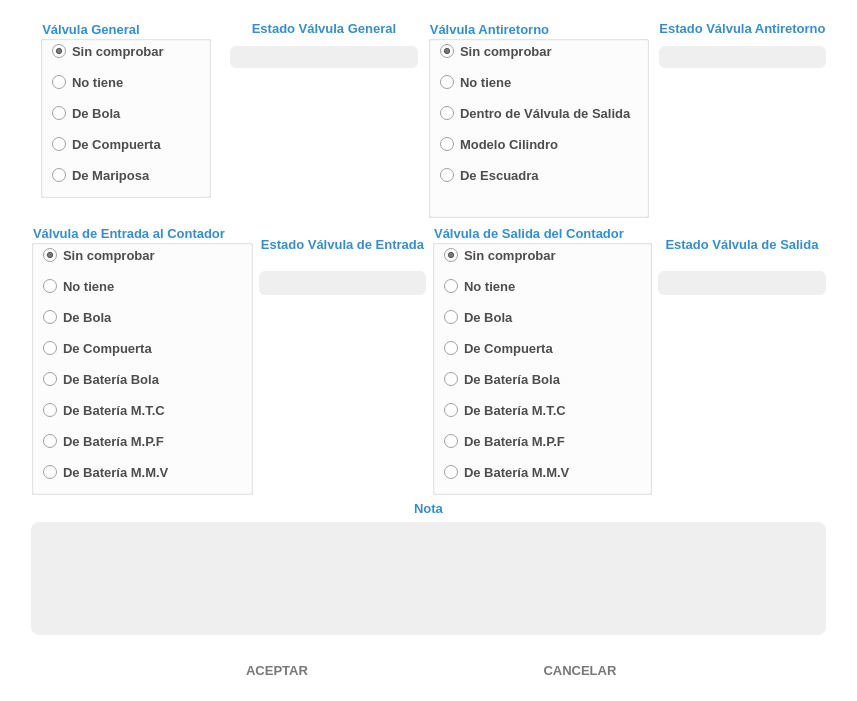
<?xml version="1.0" encoding="UTF-8"?>
<ui version="4.0">
 <class>Seccion_Estado_de_las_Valvulas</class>
 <widget class="QWidget" name="Seccion_Estado_de_las_Valvulas">
  <property name="geometry">
   <rect>
    <x>0</x>
    <y>0</y>
    <width>857</width>
    <height>701</height>
   </rect>
  </property>
  <property name="palette">
   <palette>
    <active>
     <colorrole role="Base">
      <brush brushstyle="SolidPattern">
       <color alpha="255">
        <red>46</red>
        <green>47</green>
        <blue>48</blue>
       </color>
      </brush>
     </colorrole>
     <colorrole role="Window">
      <brush brushstyle="SolidPattern">
       <color alpha="255">
        <red>255</red>
        <green>255</green>
        <blue>255</blue>
       </color>
      </brush>
     </colorrole>
    </active>
    <inactive>
     <colorrole role="Base">
      <brush brushstyle="SolidPattern">
       <color alpha="255">
        <red>46</red>
        <green>47</green>
        <blue>48</blue>
       </color>
      </brush>
     </colorrole>
     <colorrole role="Window">
      <brush brushstyle="SolidPattern">
       <color alpha="255">
        <red>255</red>
        <green>255</green>
        <blue>255</blue>
       </color>
      </brush>
     </colorrole>
    </inactive>
    <disabled>
     <colorrole role="Base">
      <brush brushstyle="SolidPattern">
       <color alpha="255">
        <red>255</red>
        <green>255</green>
        <blue>255</blue>
       </color>
      </brush>
     </colorrole>
     <colorrole role="Window">
      <brush brushstyle="SolidPattern">
       <color alpha="255">
        <red>255</red>
        <green>255</green>
        <blue>255</blue>
       </color>
      </brush>
     </colorrole>
    </disabled>
   </palette>
  </property>
  <property name="windowTitle">
   <string>Form</string>
  </property>
  <layout class="QVBoxLayout" name="verticalLayout_6">
   <item>
    <widget class="QWidget" name="w_seccion_5" native="true">
     <property name="font">
      <font>
       <family>Segoe UI</family>
       <pointsize>12</pointsize>
       <weight>75</weight>
       <bold>true</bold>
      </font>
     </property>
     <property name="styleSheet">
      <string notr="true">color: rgb(77, 77, 77);</string>
     </property>
     <layout class="QVBoxLayout" name="verticalLayout_5">
      <property name="leftMargin">
       <number>20</number>
      </property>
      <property name="rightMargin">
       <number>20</number>
      </property>
      <item>
       <layout class="QHBoxLayout" name="horizontalLayout_28">
        <property name="spacing">
         <number>10</number>
        </property>
        <item>
         <layout class="QHBoxLayout" name="horizontalLayout_4">
          <item>
           <widget class="QWidget" name="widget_llaves_de_puertas" native="true">
            <layout class="QVBoxLayout" name="verticalLayout_55">
             <property name="topMargin">
              <number>0</number>
             </property>
             <property name="bottomMargin">
              <number>20</number>
             </property>
             <item>
              <widget class="QGroupBox" name="groupBox_general">
               <property name="font">
                <font>
                 <family>Segoe UI</family>
                 <pointsize>10</pointsize>
                 <weight>75</weight>
                 <bold>true</bold>
                </font>
               </property>
               <property name="styleSheet">
                <string notr="true">color: rgb(54, 141, 206);</string>
               </property>
               <property name="title">
                <string>Válvula General</string>
               </property>
               <layout class="QVBoxLayout" name="verticalLayout">
                <property name="spacing">
                 <number>10</number>
                </property>
                <property name="topMargin">
                 <number>0</number>
                </property>
                <item>
                 <widget class="QRadioButton" name="rb_general_sin_comprobar">
                  <property name="font">
                   <font>
                    <family>Segoe UI</family>
                    <pointsize>10</pointsize>
                    <weight>75</weight>
                    <bold>true</bold>
                   </font>
                  </property>
                  <property name="styleSheet">
                   <string notr="true">color: rgb(77,77,77);</string>
                  </property>
                  <property name="text">
                   <string>Sin comprobar</string>
                  </property>
                  <property name="checked">
                   <bool>true</bool>
                  </property>
                 </widget>
                </item>
                <item>
                 <widget class="QRadioButton" name="rb_general_no_tiene">
                  <property name="font">
                   <font>
                    <family>Segoe UI</family>
                    <pointsize>10</pointsize>
                    <weight>75</weight>
                    <bold>true</bold>
                   </font>
                  </property>
                  <property name="styleSheet">
                   <string notr="true">color: rgb(77,77,77);</string>
                  </property>
                  <property name="text">
                   <string>No tiene</string>
                  </property>
                 </widget>
                </item>
                <item>
                 <widget class="QRadioButton" name="rb_general_de_bola">
                  <property name="font">
                   <font>
                    <family>Segoe UI</family>
                    <pointsize>10</pointsize>
                    <weight>75</weight>
                    <bold>true</bold>
                   </font>
                  </property>
                  <property name="styleSheet">
                   <string notr="true">color: rgb(77,77,77);</string>
                  </property>
                  <property name="text">
                   <string>De Bola</string>
                  </property>
                 </widget>
                </item>
                <item>
                 <widget class="QRadioButton" name="rb_general_de_compuerta">
                  <property name="font">
                   <font>
                    <family>Segoe UI</family>
                    <pointsize>10</pointsize>
                    <weight>75</weight>
                    <bold>true</bold>
                   </font>
                  </property>
                  <property name="styleSheet">
                   <string notr="true">color: rgb(77,77,77);</string>
                  </property>
                  <property name="text">
                   <string>De Compuerta</string>
                  </property>
                 </widget>
                </item>
                <item>
                 <widget class="QRadioButton" name="rb_general_de_mariposa">
                  <property name="font">
                   <font>
                    <family>Segoe UI</family>
                    <pointsize>10</pointsize>
                    <weight>75</weight>
                    <bold>true</bold>
                   </font>
                  </property>
                  <property name="styleSheet">
                   <string notr="true">color: rgb(77,77,77);</string>
                  </property>
                  <property name="text">
                   <string>De Mariposa</string>
                  </property>
                 </widget>
                </item>
               </layout>
              </widget>
             </item>
             <item>
              <spacer name="verticalSpacer">
               <property name="orientation">
                <enum>Qt::Vertical</enum>
               </property>
               <property name="sizeHint" stdset="0">
                <size>
                 <width>20</width>
                 <height>40</height>
                </size>
               </property>
              </spacer>
             </item>
            </layout>
           </widget>
          </item>
          <item>
           <layout class="QVBoxLayout" name="verticalLayout_62">
            <property name="topMargin">
             <number>0</number>
            </property>
            <property name="bottomMargin">
             <number>150</number>
            </property>
            <item>
             <widget class="QLabel" name="lb_estado_general">
              <property name="font">
               <font>
                <family>Segoe UI</family>
                <pointsize>10</pointsize>
                <weight>75</weight>
                <bold>true</bold>
               </font>
              </property>
              <property name="styleSheet">
               <string notr="true">color: rgb(54, 141, 206);</string>
              </property>
              <property name="text">
               <string>Estado Válvula General</string>
              </property>
              <property name="alignment">
               <set>Qt::AlignCenter</set>
              </property>
             </widget>
            </item>
            <item>
             <widget class="MyLabelSpinner" name="l_estado_general">
              <property name="minimumSize">
               <size>
                <width>120</width>
                <height>22</height>
               </size>
              </property>
              <property name="maximumSize">
               <size>
                <width>16777215</width>
                <height>24</height>
               </size>
              </property>
              <property name="font">
               <font>
                <family>Segoe UI</family>
                <pointsize>10</pointsize>
               </font>
              </property>
              <property name="styleSheet">
               <string notr="true">background-color: #EFEFEF; 
border-radius: 6px;
color:rgb(50, 50, 50);</string>
              </property>
              <property name="text">
               <string/>
              </property>
              <property name="alignment">
               <set>Qt::AlignCenter</set>
              </property>
             </widget>
            </item>
           </layout>
          </item>
         </layout>
        </item>
        <item>
         <layout class="QHBoxLayout" name="horizontalLayout">
          <item>
           <widget class="QGroupBox" name="groupBox_antiretorno">
            <property name="font">
             <font>
              <family>Segoe UI</family>
              <pointsize>10</pointsize>
              <weight>75</weight>
              <bold>true</bold>
             </font>
            </property>
            <property name="styleSheet">
             <string notr="true">color: rgb(54, 141, 206);</string>
            </property>
            <property name="title">
             <string>Válvula Antiretorno</string>
            </property>
            <layout class="QVBoxLayout" name="verticalLayout_3">
             <property name="spacing">
              <number>10</number>
             </property>
             <property name="topMargin">
              <number>0</number>
             </property>
             <item>
              <widget class="QRadioButton" name="rb_antiretorno_sin_comprobar">
               <property name="font">
                <font>
                 <family>Segoe UI</family>
                 <pointsize>10</pointsize>
                 <weight>75</weight>
                 <bold>true</bold>
                </font>
               </property>
               <property name="styleSheet">
                <string notr="true">color: rgb(77,77,77);</string>
               </property>
               <property name="text">
                <string>Sin comprobar</string>
               </property>
               <property name="checked">
                <bool>true</bool>
               </property>
              </widget>
             </item>
             <item>
              <widget class="QRadioButton" name="rb_antiretorno_no_tiene">
               <property name="font">
                <font>
                 <family>Segoe UI</family>
                 <pointsize>10</pointsize>
                 <weight>75</weight>
                 <bold>true</bold>
                </font>
               </property>
               <property name="styleSheet">
                <string notr="true">color: rgb(77,77,77);</string>
               </property>
               <property name="text">
                <string>No tiene</string>
               </property>
              </widget>
             </item>
             <item>
              <widget class="QRadioButton" name="rb_antiretorno_dentro_de_valvula_salida">
               <property name="font">
                <font>
                 <family>Segoe UI</family>
                 <pointsize>10</pointsize>
                 <weight>75</weight>
                 <bold>true</bold>
                </font>
               </property>
               <property name="styleSheet">
                <string notr="true">color: rgb(77,77,77);</string>
               </property>
               <property name="text">
                <string>Dentro de Válvula de Salida</string>
               </property>
              </widget>
             </item>
             <item>
              <widget class="QRadioButton" name="rb_modelo_cilindro">
               <property name="font">
                <font>
                 <family>Segoe UI</family>
                 <pointsize>10</pointsize>
                 <weight>75</weight>
                 <bold>true</bold>
                </font>
               </property>
               <property name="styleSheet">
                <string notr="true">color: rgb(77,77,77);</string>
               </property>
               <property name="text">
                <string>Modelo Cilindro</string>
               </property>
              </widget>
             </item>
             <item>
              <widget class="QRadioButton" name="rb_de_escuadra">
               <property name="font">
                <font>
                 <family>Segoe UI</family>
                 <pointsize>10</pointsize>
                 <weight>75</weight>
                 <bold>true</bold>
                </font>
               </property>
               <property name="styleSheet">
                <string notr="true">color: rgb(77,77,77);</string>
               </property>
               <property name="text">
                <string>De Escuadra</string>
               </property>
              </widget>
             </item>
             <item>
              <spacer name="verticalSpacer_2">
               <property name="orientation">
                <enum>Qt::Vertical</enum>
               </property>
               <property name="sizeHint" stdset="0">
                <size>
                 <width>20</width>
                 <height>40</height>
                </size>
               </property>
              </spacer>
             </item>
            </layout>
           </widget>
          </item>
          <item>
           <layout class="QVBoxLayout" name="verticalLayout_65">
            <property name="topMargin">
             <number>0</number>
            </property>
            <property name="bottomMargin">
             <number>150</number>
            </property>
            <item>
             <widget class="QLabel" name="lb_estado_valvula_antiretorno">
              <property name="font">
               <font>
                <family>Segoe UI</family>
                <pointsize>10</pointsize>
                <weight>75</weight>
                <bold>true</bold>
               </font>
              </property>
              <property name="styleSheet">
               <string notr="true">color: rgb(54, 141, 206);</string>
              </property>
              <property name="text">
               <string>Estado Válvula Antiretorno</string>
              </property>
              <property name="alignment">
               <set>Qt::AlignCenter</set>
              </property>
             </widget>
            </item>
            <item>
             <widget class="MyLabelSpinner" name="l_estado_valvula_antiretorno">
              <property name="minimumSize">
               <size>
                <width>120</width>
                <height>22</height>
               </size>
              </property>
              <property name="maximumSize">
               <size>
                <width>16777215</width>
                <height>24</height>
               </size>
              </property>
              <property name="font">
               <font>
                <family>Segoe UI</family>
                <pointsize>10</pointsize>
               </font>
              </property>
              <property name="styleSheet">
               <string notr="true">background-color: #EFEFEF; 
border-radius: 6px;
color:rgb(50, 50, 50);</string>
              </property>
              <property name="text">
               <string/>
              </property>
              <property name="alignment">
               <set>Qt::AlignCenter</set>
              </property>
             </widget>
            </item>
           </layout>
          </item>
         </layout>
        </item>
       </layout>
      </item>
      <item>
       <layout class="QHBoxLayout" name="horizontalLayout_3">
        <item>
         <layout class="QHBoxLayout" name="horizontalLayout_5">
          <item>
           <widget class="QGroupBox" name="groupBox_entrada">
            <property name="font">
             <font>
              <family>Segoe UI</family>
              <pointsize>10</pointsize>
              <weight>75</weight>
              <bold>true</bold>
             </font>
            </property>
            <property name="styleSheet">
             <string notr="true">color: rgb(54, 141, 206);</string>
            </property>
            <property name="title">
             <string>Válvula de Entrada al Contador</string>
            </property>
            <layout class="QVBoxLayout" name="verticalLayout_2">
             <property name="spacing">
              <number>10</number>
             </property>
             <property name="topMargin">
              <number>0</number>
             </property>
             <item>
              <widget class="QRadioButton" name="rb_entrada_sin_comprobar">
               <property name="font">
                <font>
                 <family>Segoe UI</family>
                 <pointsize>10</pointsize>
                 <weight>75</weight>
                 <bold>true</bold>
                </font>
               </property>
               <property name="styleSheet">
                <string notr="true">color: rgb(77,77,77);</string>
               </property>
               <property name="text">
                <string>Sin comprobar</string>
               </property>
               <property name="checked">
                <bool>true</bool>
               </property>
              </widget>
             </item>
             <item>
              <widget class="QRadioButton" name="rb_entrada_no_tiene">
               <property name="font">
                <font>
                 <family>Segoe UI</family>
                 <pointsize>10</pointsize>
                 <weight>75</weight>
                 <bold>true</bold>
                </font>
               </property>
               <property name="styleSheet">
                <string notr="true">color: rgb(77,77,77);</string>
               </property>
               <property name="text">
                <string>No tiene</string>
               </property>
              </widget>
             </item>
             <item>
              <widget class="QRadioButton" name="rb_entrada_de_bola">
               <property name="font">
                <font>
                 <family>Segoe UI</family>
                 <pointsize>10</pointsize>
                 <weight>75</weight>
                 <bold>true</bold>
                </font>
               </property>
               <property name="styleSheet">
                <string notr="true">color: rgb(77,77,77);</string>
               </property>
               <property name="text">
                <string>De Bola</string>
               </property>
              </widget>
             </item>
             <item>
              <widget class="QRadioButton" name="rb_entrada_de_compuerta">
               <property name="font">
                <font>
                 <family>Segoe UI</family>
                 <pointsize>10</pointsize>
                 <weight>75</weight>
                 <bold>true</bold>
                </font>
               </property>
               <property name="styleSheet">
                <string notr="true">color: rgb(77,77,77);</string>
               </property>
               <property name="text">
                <string>De Compuerta</string>
               </property>
              </widget>
             </item>
             <item>
              <widget class="QRadioButton" name="rb_entrada_de_bateria_bola">
               <property name="font">
                <font>
                 <family>Segoe UI</family>
                 <pointsize>10</pointsize>
                 <weight>75</weight>
                 <bold>true</bold>
                </font>
               </property>
               <property name="styleSheet">
                <string notr="true">color: rgb(77,77,77);</string>
               </property>
               <property name="text">
                <string>De Batería Bola</string>
               </property>
              </widget>
             </item>
             <item>
              <widget class="QRadioButton" name="rb_entrada_de_bateria_mtc">
               <property name="font">
                <font>
                 <family>Segoe UI</family>
                 <pointsize>10</pointsize>
                 <weight>75</weight>
                 <bold>true</bold>
                </font>
               </property>
               <property name="toolTip">
                <string>&lt;html&gt;&lt;head/&gt;&lt;body&gt;&lt;p&gt;MODELO TIPO CALEFACCIÓN&lt;/p&gt;&lt;/body&gt;&lt;/html&gt;</string>
               </property>
               <property name="styleSheet">
                <string notr="true">color: rgb(77,77,77);</string>
               </property>
               <property name="text">
                <string>De Batería M.T.C</string>
               </property>
              </widget>
             </item>
             <item>
              <widget class="QRadioButton" name="rb_entrada_de_bateria_mpf">
               <property name="font">
                <font>
                 <family>Segoe UI</family>
                 <pointsize>10</pointsize>
                 <weight>75</weight>
                 <bold>true</bold>
                </font>
               </property>
               <property name="toolTip">
                <string>&lt;html&gt;&lt;head/&gt;&lt;body&gt;&lt;p&gt;MODELO POCO FIABLE&lt;/p&gt;&lt;/body&gt;&lt;/html&gt;</string>
               </property>
               <property name="styleSheet">
                <string notr="true">color: rgb(77,77,77);</string>
               </property>
               <property name="text">
                <string>De Batería M.P.F</string>
               </property>
              </widget>
             </item>
             <item>
              <widget class="QRadioButton" name="rb_entrada_de_bateria_mmv">
               <property name="font">
                <font>
                 <family>Segoe UI</family>
                 <pointsize>10</pointsize>
                 <weight>75</weight>
                 <bold>true</bold>
                </font>
               </property>
               <property name="toolTip">
                <string>&lt;html&gt;&lt;head/&gt;&lt;body&gt;&lt;p&gt;MODELO MUY VIEJO&lt;/p&gt;&lt;/body&gt;&lt;/html&gt;</string>
               </property>
               <property name="styleSheet">
                <string notr="true">color: rgb(77,77,77);</string>
               </property>
               <property name="text">
                <string>De Batería M.M.V</string>
               </property>
              </widget>
             </item>
            </layout>
           </widget>
          </item>
          <item>
           <layout class="QVBoxLayout" name="verticalLayout_63">
            <property name="spacing">
             <number>6</number>
            </property>
            <property name="topMargin">
             <number>0</number>
            </property>
            <property name="bottomMargin">
             <number>200</number>
            </property>
            <item>
             <widget class="QLabel" name="lb_valvula_de_entrada_al_contador">
              <property name="font">
               <font>
                <family>Segoe UI</family>
                <pointsize>10</pointsize>
                <weight>75</weight>
                <bold>true</bold>
               </font>
              </property>
              <property name="styleSheet">
               <string notr="true">color: rgb(54, 141, 206);</string>
              </property>
              <property name="text">
               <string>Estado Válvula de Entrada</string>
              </property>
              <property name="alignment">
               <set>Qt::AlignCenter</set>
              </property>
             </widget>
            </item>
            <item>
             <widget class="MyLabelSpinner" name="l_valvula_de_entrada_al_contador">
              <property name="minimumSize">
               <size>
                <width>0</width>
                <height>22</height>
               </size>
              </property>
              <property name="maximumSize">
               <size>
                <width>16777215</width>
                <height>24</height>
               </size>
              </property>
              <property name="font">
               <font>
                <family>Segoe UI</family>
                <pointsize>10</pointsize>
               </font>
              </property>
              <property name="styleSheet">
               <string notr="true">background-color: #EFEFEF; 
border-radius: 6px;
color:rgb(50, 50, 50);</string>
              </property>
              <property name="text">
               <string/>
              </property>
              <property name="alignment">
               <set>Qt::AlignCenter</set>
              </property>
             </widget>
            </item>
           </layout>
          </item>
         </layout>
        </item>
        <item>
         <layout class="QHBoxLayout" name="horizontalLayout_2">
          <item>
           <widget class="QGroupBox" name="groupBox_salida">
            <property name="font">
             <font>
              <family>Segoe UI</family>
              <pointsize>10</pointsize>
              <weight>75</weight>
              <bold>true</bold>
             </font>
            </property>
            <property name="styleSheet">
             <string notr="true">color: rgb(54, 141, 206);</string>
            </property>
            <property name="title">
             <string>Válvula de Salida del Contador</string>
            </property>
            <layout class="QVBoxLayout" name="verticalLayout_4">
             <property name="spacing">
              <number>10</number>
             </property>
             <property name="topMargin">
              <number>0</number>
             </property>
             <item>
              <widget class="QRadioButton" name="rb_salida_sin_comprobar">
               <property name="font">
                <font>
                 <family>Segoe UI</family>
                 <pointsize>10</pointsize>
                 <weight>75</weight>
                 <bold>true</bold>
                </font>
               </property>
               <property name="styleSheet">
                <string notr="true">color: rgb(77,77,77);</string>
               </property>
               <property name="text">
                <string>Sin comprobar</string>
               </property>
               <property name="checked">
                <bool>true</bool>
               </property>
              </widget>
             </item>
             <item>
              <widget class="QRadioButton" name="rb_salida_no_tiene">
               <property name="font">
                <font>
                 <family>Segoe UI</family>
                 <pointsize>10</pointsize>
                 <weight>75</weight>
                 <bold>true</bold>
                </font>
               </property>
               <property name="styleSheet">
                <string notr="true">color: rgb(77,77,77);</string>
               </property>
               <property name="text">
                <string>No tiene</string>
               </property>
              </widget>
             </item>
             <item>
              <widget class="QRadioButton" name="rb_salida_de_bola">
               <property name="font">
                <font>
                 <family>Segoe UI</family>
                 <pointsize>10</pointsize>
                 <weight>75</weight>
                 <bold>true</bold>
                </font>
               </property>
               <property name="styleSheet">
                <string notr="true">color: rgb(77,77,77);</string>
               </property>
               <property name="text">
                <string>De Bola</string>
               </property>
              </widget>
             </item>
             <item>
              <widget class="QRadioButton" name="rb_salida_de_compuerta">
               <property name="font">
                <font>
                 <family>Segoe UI</family>
                 <pointsize>10</pointsize>
                 <weight>75</weight>
                 <bold>true</bold>
                </font>
               </property>
               <property name="styleSheet">
                <string notr="true">color: rgb(77,77,77);</string>
               </property>
               <property name="text">
                <string>De Compuerta</string>
               </property>
              </widget>
             </item>
             <item>
              <widget class="QRadioButton" name="rb_salida_de_bateria_bola">
               <property name="font">
                <font>
                 <family>Segoe UI</family>
                 <pointsize>10</pointsize>
                 <weight>75</weight>
                 <bold>true</bold>
                </font>
               </property>
               <property name="styleSheet">
                <string notr="true">color: rgb(77,77,77);</string>
               </property>
               <property name="text">
                <string>De Batería Bola</string>
               </property>
              </widget>
             </item>
             <item>
              <widget class="QRadioButton" name="rb_salida_bateria_mtc">
               <property name="font">
                <font>
                 <family>Segoe UI</family>
                 <pointsize>10</pointsize>
                 <weight>75</weight>
                 <bold>true</bold>
                </font>
               </property>
               <property name="toolTip">
                <string>&lt;html&gt;&lt;head/&gt;&lt;body&gt;&lt;p&gt;MODELO TIPO CALEFACCIÓN&lt;/p&gt;&lt;/body&gt;&lt;/html&gt;</string>
               </property>
               <property name="styleSheet">
                <string notr="true">color: rgb(77,77,77);</string>
               </property>
               <property name="text">
                <string>De Batería M.T.C</string>
               </property>
              </widget>
             </item>
             <item>
              <widget class="QRadioButton" name="rb_salida_bateria_mpf">
               <property name="font">
                <font>
                 <family>Segoe UI</family>
                 <pointsize>10</pointsize>
                 <weight>75</weight>
                 <bold>true</bold>
                </font>
               </property>
               <property name="toolTip">
                <string>&lt;html&gt;&lt;head/&gt;&lt;body&gt;&lt;p&gt;MODELO POCO FIABLE&lt;/p&gt;&lt;/body&gt;&lt;/html&gt;</string>
               </property>
               <property name="styleSheet">
                <string notr="true">color: rgb(77,77,77);</string>
               </property>
               <property name="text">
                <string>De Batería M.P.F</string>
               </property>
              </widget>
             </item>
             <item>
              <widget class="QRadioButton" name="rb_salida_bateria_mmv">
               <property name="font">
                <font>
                 <family>Segoe UI</family>
                 <pointsize>10</pointsize>
                 <weight>75</weight>
                 <bold>true</bold>
                </font>
               </property>
               <property name="toolTip">
                <string>&lt;html&gt;&lt;head/&gt;&lt;body&gt;&lt;p&gt;MODELO MUY VIEJO&lt;/p&gt;&lt;/body&gt;&lt;/html&gt;</string>
               </property>
               <property name="styleSheet">
                <string notr="true">color: rgb(77,77,77);</string>
               </property>
               <property name="text">
                <string>De Batería M.M.V</string>
               </property>
              </widget>
             </item>
            </layout>
           </widget>
          </item>
          <item>
           <layout class="QVBoxLayout" name="verticalLayout_66">
            <property name="spacing">
             <number>6</number>
            </property>
            <property name="topMargin">
             <number>0</number>
            </property>
            <property name="bottomMargin">
             <number>200</number>
            </property>
            <item>
             <widget class="QLabel" name="lb_valvula_de_salida_al_contador">
              <property name="font">
               <font>
                <family>Segoe UI</family>
                <pointsize>10</pointsize>
                <weight>75</weight>
                <bold>true</bold>
               </font>
              </property>
              <property name="styleSheet">
               <string notr="true">color: rgb(54, 141, 206);</string>
              </property>
              <property name="text">
               <string>Estado Válvula de Salida</string>
              </property>
              <property name="alignment">
               <set>Qt::AlignCenter</set>
              </property>
             </widget>
            </item>
            <item>
             <widget class="MyLabelSpinner" name="l_valvula_de_salida_al_contador">
              <property name="minimumSize">
               <size>
                <width>0</width>
                <height>22</height>
               </size>
              </property>
              <property name="maximumSize">
               <size>
                <width>16777215</width>
                <height>24</height>
               </size>
              </property>
              <property name="font">
               <font>
                <family>Segoe UI</family>
                <pointsize>10</pointsize>
               </font>
              </property>
              <property name="styleSheet">
               <string notr="true">background-color: #EFEFEF; 
border-radius: 6px;
color:rgb(50, 50, 50);</string>
              </property>
              <property name="text">
               <string/>
              </property>
              <property name="alignment">
               <set>Qt::AlignCenter</set>
              </property>
             </widget>
            </item>
           </layout>
          </item>
         </layout>
        </item>
       </layout>
      </item>
      <item>
       <layout class="QVBoxLayout" name="verticalLayout_57">
        <item>
         <widget class="QLabel" name="label_11">
          <property name="font">
           <font>
            <family>Segoe UI</family>
            <pointsize>10</pointsize>
            <weight>75</weight>
            <bold>true</bold>
           </font>
          </property>
          <property name="styleSheet">
           <string notr="true">color: rgb(54, 141, 206);</string>
          </property>
          <property name="text">
           <string>Nota</string>
          </property>
          <property name="alignment">
           <set>Qt::AlignCenter</set>
          </property>
         </widget>
        </item>
        <item>
         <widget class="MyPlainTextShine" name="pt_nota">
          <property name="font">
           <font>
            <family>Segoe UI</family>
            <pointsize>10</pointsize>
           </font>
          </property>
          <property name="styleSheet">
           <string notr="true">background-color: #EFEFEF; 
border-radius: 8px;
color:rgb(50, 50, 50);</string>
          </property>
         </widget>
        </item>
        <item>
         <layout class="QHBoxLayout" name="horizontalLayout_6">
          <property name="topMargin">
           <number>20</number>
          </property>
          <item>
           <spacer name="horizontalSpacer_2">
            <property name="orientation">
             <enum>Qt::Horizontal</enum>
            </property>
            <property name="sizeHint" stdset="0">
             <size>
              <width>40</width>
              <height>20</height>
             </size>
            </property>
           </spacer>
          </item>
          <item>
           <widget class="QPushButton" name="pb_aceptar">
            <property name="minimumSize">
             <size>
              <width>100</width>
              <height>0</height>
             </size>
            </property>
            <property name="font">
             <font>
              <family>Segoe UI</family>
              <pointsize>10</pointsize>
              <weight>75</weight>
              <bold>true</bold>
             </font>
            </property>
            <property name="styleSheet">
             <string notr="true">border-radius: 10px;
color:rgb(120, 120, 120);</string>
            </property>
            <property name="text">
             <string>ACEPTAR</string>
            </property>
            <property name="icon">
             <iconset resource="assets.qrc">
              <normaloff>:/icons/accept.png</normaloff>:/icons/accept.png</iconset>
            </property>
            <property name="iconSize">
             <size>
              <width>20</width>
              <height>20</height>
             </size>
            </property>
            <property name="flat">
             <bool>true</bool>
            </property>
           </widget>
          </item>
          <item>
           <spacer name="horizontalSpacer">
            <property name="orientation">
             <enum>Qt::Horizontal</enum>
            </property>
            <property name="sizeHint" stdset="0">
             <size>
              <width>40</width>
              <height>20</height>
             </size>
            </property>
           </spacer>
          </item>
          <item>
           <widget class="QPushButton" name="pb_cancelar">
            <property name="minimumSize">
             <size>
              <width>100</width>
              <height>0</height>
             </size>
            </property>
            <property name="font">
             <font>
              <family>Segoe UI</family>
              <pointsize>10</pointsize>
              <weight>75</weight>
              <bold>true</bold>
             </font>
            </property>
            <property name="styleSheet">
             <string notr="true">border-radius: 10px;
color:rgb(120, 120, 120);</string>
            </property>
            <property name="text">
             <string>CANCELAR</string>
            </property>
            <property name="icon">
             <iconset resource="assets.qrc">
              <normaloff>:/icons/cancel.png</normaloff>:/icons/cancel.png</iconset>
            </property>
            <property name="iconSize">
             <size>
              <width>20</width>
              <height>20</height>
             </size>
            </property>
            <property name="flat">
             <bool>true</bool>
            </property>
           </widget>
          </item>
          <item>
           <spacer name="horizontalSpacer_3">
            <property name="orientation">
             <enum>Qt::Horizontal</enum>
            </property>
            <property name="sizeHint" stdset="0">
             <size>
              <width>40</width>
              <height>20</height>
             </size>
            </property>
           </spacer>
          </item>
         </layout>
        </item>
       </layout>
      </item>
     </layout>
    </widget>
   </item>
  </layout>
 </widget>
 <customwidgets>
  <customwidget>
   <class>MyLabelSpinner</class>
   <extends>QLabel</extends>
   <header location="global">mylabelspinner.h</header>
  </customwidget>
  <customwidget>
   <class>MyPlainTextShine</class>
   <extends>QPlainTextEdit</extends>
   <header location="global">myplaintextshine.h</header>
  </customwidget>
 </customwidgets>
 <resources>
  <include location="assets.qrc"/>
 </resources>
 <connections/>
</ui>
